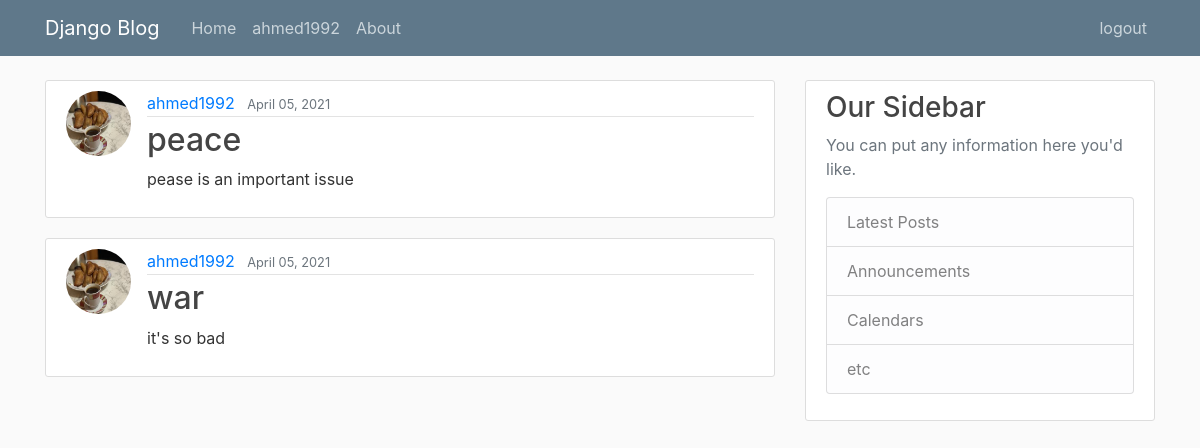
The app's page / (signed in) with its own data.
### fb/models.py (models this page shows, shortened)
class Post(models.Model):
    title = models.CharField(max_length=100)
    content = models.TextField()
    date_posted = models.DateTimeField(default=timezone.now)
    author = models.ForeignKey(User, on_delete=models.CASCADE)

### users/models.py (models this page shows, shortened)
class Profile(models.Model):
    user = models.OneToOneField(User, on_delete=models.CASCADE)
    image = models.ImageField(default='default.png', upload_to='profile_pics')

### fb/views.py (the view)
# urls.py: 2. Add a URL to urlpatterns:  path('', views.home, name='home')
def home(request):
    context = {
        'posts': Post.objects.all()
    }
    return render(request, 'fb/home.html', context)

### fb/templates/fb/home.html
{% extends "fb/base.html" %}
{% block content %}
{% for post in posts %}
<article class="media content-section">
    <img class="rounded-circle article-img" src="{{post.author.profile.image.url}}">
    <div class="media-body">
        <div class="article-metadata">
            <a class="mr-2" href="#">{{ post.author }}</a>
            <small class="text-muted">{{ post.date_posted|date:"F d, Y" }}</small>
        </div>
        <h2><a class="article-title" href="#">{{ post.title }}</a></h2>
        <p class="article-content">{{ post.content }}</p>
    </div>
</article>
{% endfor %}
{% endblock content %}

### fb/templates/fb/base.html (shortened to what this page needs)
{% load static %}
<!DOCTYPE html>
<html>
<head>
    <link rel="stylesheet" href="https://maxcdn.bootstrapcdn.com/bootstrap/4.0.0/css/bootstrap.min.css"
>
    <link rel="stylesheet" type="text/css" href="{%static 'fb/main.css' %}">
</head>
<body>
    <header class="site-header">
        <nav class="navbar navbar-expand-md navbar-dark bg-steel fixed-top">
            <div class="container">
                {% if user.is_authenticated%}
                <a class="navbar-brand mr-4" href="{% url 'fb-home'%}">Django Blog</a>
                {% else %}
                <a class="navbar-brand mr-4" href="{% url 'login'%}">Django Blog</a>
                {% endif %}
                <div class="collapse navbar-collapse" id="navbarToggle">
                    <div class="navbar-nav mr-auto">
                        {%if user.is_authenticated%}
                        <a class="nav-item nav-link" href="{% url 'fb-home'%}">Home</a>
                        <a class="nav-item nav-link" href="{% url 'profile'%}">{{user.username}}</a>
                        {%endif%}
                        <a class="nav-item nav-link" href="{% url 'fb-about'%}">About</a>
                    </div>
                    <div class="navbar-nav">
                        {%if user.is_authenticated%}
                        <a class="nav-item nav-link" href="{% url 'logout'%}">logout</a>
                        {% else %}
                        <a class="nav-item nav-link" href="{% url 'login'%}">Login</a>
                        <a class="nav-item nav-link" href="{% url 'register'%}">Register</a>
                        {% endif %}
                    </div>
                </div>
            </div>
        </nav>
    </header>
    <main role="main" class="container">
        <div class="row">
            <div class="col-md-8">
                {% block content %}{% endblock %}
            </div>
            <div class="col-md-4">
                <div class="content-section">
                    <h3>Our Sidebar</h3>
                    <p class='text-muted'>You can put any information here you'd like.
                    <ul class="list-group">
                        <li class="list-group-item list-group-item-light">Latest Posts</li>
                        <li class="list-group-item list-group-item-light">Announcements</li>
                        <li class="list-group-item list-group-item-light">Calendars</li>
                        <li class="list-group-item list-group-item-light">etc</li>
                    </ul>
                    </p>
                </div>
            </div>
        </div>
    </main>
</body>
</html>

### fb/static/fb/main.css (style rules this page uses)
body { background: #fafafa; color: #333333; margin-top: 5rem; }
h1, h2, h3, h4, h5, h6 { color: #444444; }
ul { margin: 0; }
.bg-steel { background-color: #5f788a; }
.site-header .navbar-nav .nav-link { color: #cbd5db; }
.content-section { background: #ffffff; padding: 10px 20px; border: 1px solid #dddddd; border-radius: 3px; margin-bottom: 20px; }
.article-title { color: #444444; }
.article-content { white-space: pre-line; }
.article-img { height: 65px; width: 65px; margin-right: 16px; }
.article-metadata { padding-bottom: 1px; margin-bottom: 4px; border-bottom: 1px solid #e3e3e3 }

### records on screen
Post: author.profile.image (picture), author "ahmed1992", date_posted "April 05, 2021", title "peace", content "pease is an important issue"
Post: author.profile.image (picture), author "ahmed1992", date_posted "April 05, 2021", title "war", content "it's so bad"

### other values on screen
{{ user.username }} "ahmed1992"
